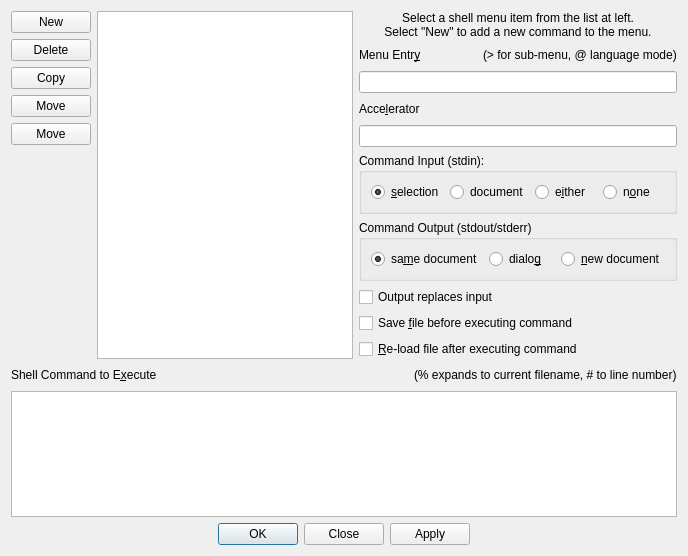
<?xml version="1.0" encoding="UTF-8"?>
<ui version="4.0">
 <class>DialogShellMenu</class>
 <widget class="QDialog" name="DialogShellMenu">
  <property name="geometry">
   <rect>
    <x>0</x>
    <y>0</y>
    <width>688</width>
    <height>556</height>
   </rect>
  </property>
  <property name="windowTitle">
   <string>Shell Menu</string>
  </property>
  <layout class="QVBoxLayout" name="verticalLayout_4">
   <item>
    <layout class="QHBoxLayout" name="horizontalLayout_8">
     <item>
      <layout class="QHBoxLayout" name="horizontalLayout">
       <item>
        <layout class="QVBoxLayout" name="verticalLayout">
         <item>
          <widget class="QPushButton" name="buttonNew">
           <property name="text">
            <string>New</string>
           </property>
           <property name="icon">
            <iconset theme="document-new">
             <normaloff>.</normaloff>.</iconset>
           </property>
          </widget>
         </item>
         <item>
          <widget class="QPushButton" name="buttonDelete">
           <property name="text">
            <string>Delete</string>
           </property>
           <property name="icon">
            <iconset theme="edit-delete">
             <normaloff>.</normaloff>.</iconset>
           </property>
          </widget>
         </item>
         <item>
          <widget class="QPushButton" name="buttonCopy">
           <property name="text">
            <string>Copy</string>
           </property>
           <property name="icon">
            <iconset theme="edit-copy">
             <normaloff>.</normaloff>.</iconset>
           </property>
          </widget>
         </item>
         <item>
          <widget class="QPushButton" name="buttonUp">
           <property name="text">
            <string>Move</string>
           </property>
           <property name="icon">
            <iconset theme="go-up">
             <normaloff>.</normaloff>.</iconset>
           </property>
          </widget>
         </item>
         <item>
          <widget class="QPushButton" name="buttonDown">
           <property name="text">
            <string>Move</string>
           </property>
           <property name="icon">
            <iconset theme="go-down">
             <normaloff>.</normaloff>.</iconset>
           </property>
          </widget>
         </item>
         <item>
          <spacer name="verticalSpacer">
           <property name="orientation">
            <enum>Qt::Vertical</enum>
           </property>
           <property name="sizeHint" stdset="0">
            <size>
             <width>20</width>
             <height>40</height>
            </size>
           </property>
          </spacer>
         </item>
        </layout>
       </item>
       <item>
        <widget class="QListView" name="listItems"/>
       </item>
      </layout>
     </item>
     <item>
      <layout class="QVBoxLayout" name="verticalLayout_3">
       <item>
        <widget class="QLabel" name="label">
         <property name="text">
          <string>Select a shell menu item from the list at left.
Select &quot;New&quot; to add a new command to the menu.</string>
         </property>
         <property name="alignment">
          <set>Qt::AlignCenter</set>
         </property>
        </widget>
       </item>
       <item>
        <layout class="QHBoxLayout" name="horizontalLayout_3">
         <item>
          <widget class="QLabel" name="label_3">
           <property name="text">
            <string>Menu Entr&amp;y</string>
           </property>
           <property name="buddy">
            <cstring>editName</cstring>
           </property>
          </widget>
         </item>
         <item>
          <spacer name="horizontalSpacer">
           <property name="orientation">
            <enum>Qt::Horizontal</enum>
           </property>
           <property name="sizeHint" stdset="0">
            <size>
             <width>40</width>
             <height>20</height>
            </size>
           </property>
          </spacer>
         </item>
         <item>
          <widget class="QLabel" name="label_2">
           <property name="text">
            <string>(&gt; for sub-menu, @ language mode)</string>
           </property>
          </widget>
         </item>
        </layout>
       </item>
       <item>
        <widget class="QLineEdit" name="editName">
         <property name="clearButtonEnabled">
          <bool>true</bool>
         </property>
        </widget>
       </item>
       <item>
        <layout class="QHBoxLayout" name="horizontalLayout_6">
         <item>
          <layout class="QGridLayout" name="gridLayout">
           <item row="0" column="0">
            <widget class="QLabel" name="label_4">
             <property name="text">
              <string>Acce&amp;lerator</string>
             </property>
             <property name="buddy">
              <cstring>editAccelerator</cstring>
             </property>
            </widget>
           </item>
           <item row="0" column="1">
            <spacer name="horizontalSpacer_2">
             <property name="orientation">
              <enum>Qt::Horizontal</enum>
             </property>
             <property name="sizeHint" stdset="0">
              <size>
               <width>158</width>
               <height>20</height>
              </size>
             </property>
            </spacer>
           </item>
           <item row="1" column="0" colspan="2">
            <widget class="KeySequenceEdit" name="editAccelerator"/>
           </item>
          </layout>
         </item>
        </layout>
       </item>
       <item>
        <widget class="QGroupBox" name="groupBox">
         <property name="title">
          <string>Command Input (stdin):</string>
         </property>
         <layout class="QHBoxLayout" name="horizontalLayout_4">
          <item>
           <widget class="QRadioButton" name="radioFromSelection">
            <property name="text">
             <string>&amp;selection</string>
            </property>
            <property name="checked">
             <bool>true</bool>
            </property>
           </widget>
          </item>
          <item>
           <widget class="QRadioButton" name="radioFromDocument">
            <property name="text">
             <string>document</string>
            </property>
           </widget>
          </item>
          <item>
           <widget class="QRadioButton" name="radioFromEither">
            <property name="text">
             <string>e&amp;ither</string>
            </property>
           </widget>
          </item>
          <item>
           <widget class="QRadioButton" name="radioFromNone">
            <property name="text">
             <string>n&amp;one</string>
            </property>
           </widget>
          </item>
         </layout>
        </widget>
       </item>
       <item>
        <widget class="QGroupBox" name="groupBox_2">
         <property name="title">
          <string>Command Output (stdout/stderr)</string>
         </property>
         <layout class="QHBoxLayout" name="horizontalLayout_5">
          <item>
           <widget class="QRadioButton" name="radioToSameDocument">
            <property name="text">
             <string>sa&amp;me document</string>
            </property>
            <property name="checked">
             <bool>true</bool>
            </property>
           </widget>
          </item>
          <item>
           <widget class="QRadioButton" name="radioToDialog">
            <property name="text">
             <string>dialo&amp;g</string>
            </property>
           </widget>
          </item>
          <item>
           <widget class="QRadioButton" name="radioToNewDocument">
            <property name="text">
             <string>&amp;new document</string>
            </property>
           </widget>
          </item>
         </layout>
        </widget>
       </item>
       <item>
        <widget class="QCheckBox" name="checkReplaceInput">
         <property name="text">
          <string>Output replaces input</string>
         </property>
        </widget>
       </item>
       <item>
        <widget class="QCheckBox" name="checkSaveBeforeExec">
         <property name="text">
          <string>Save &amp;file before executing command</string>
         </property>
        </widget>
       </item>
       <item>
        <widget class="QCheckBox" name="checkReloadAfterExec">
         <property name="text">
          <string>&amp;Re-load file after executing command</string>
         </property>
        </widget>
       </item>
      </layout>
     </item>
    </layout>
   </item>
   <item>
    <layout class="QHBoxLayout" name="horizontalLayout_7">
     <item>
      <widget class="QLabel" name="label_6">
       <property name="text">
        <string>Shell Command to E&amp;xecute</string>
       </property>
       <property name="buddy">
        <cstring>editCommand</cstring>
       </property>
      </widget>
     </item>
     <item>
      <spacer name="horizontalSpacer_3">
       <property name="orientation">
        <enum>Qt::Horizontal</enum>
       </property>
       <property name="sizeHint" stdset="0">
        <size>
         <width>428</width>
         <height>20</height>
        </size>
       </property>
      </spacer>
     </item>
     <item>
      <widget class="QLabel" name="label_7">
       <property name="text">
        <string>(% expands to current filename, # to line number)</string>
       </property>
      </widget>
     </item>
    </layout>
   </item>
   <item>
    <widget class="QPlainTextEdit" name="editCommand">
     <property name="font">
      <font>
       <family>Monospace</family>
      </font>
     </property>
    </widget>
   </item>
   <item>
    <widget class="QDialogButtonBox" name="buttonBox">
     <property name="standardButtons">
      <set>QDialogButtonBox::Apply|QDialogButtonBox::Close|QDialogButtonBox::Ok</set>
     </property>
     <property name="centerButtons">
      <bool>true</bool>
     </property>
    </widget>
   </item>
  </layout>
 </widget>
 <customwidgets>
  <customwidget>
   <class>KeySequenceEdit</class>
   <extends>QLineEdit</extends>
   <header>KeySequenceEdit.h</header>
  </customwidget>
 </customwidgets>
 <resources/>
 <connections>
  <connection>
   <sender>buttonBox</sender>
   <signal>rejected()</signal>
   <receiver>DialogShellMenu</receiver>
   <slot>reject()</slot>
   <hints>
    <hint type="sourcelabel">
     <x>469</x>
     <y>620</y>
    </hint>
    <hint type="destinationlabel">
     <x>505</x>
     <y>599</y>
    </hint>
   </hints>
  </connection>
 </connections>
</ui>
